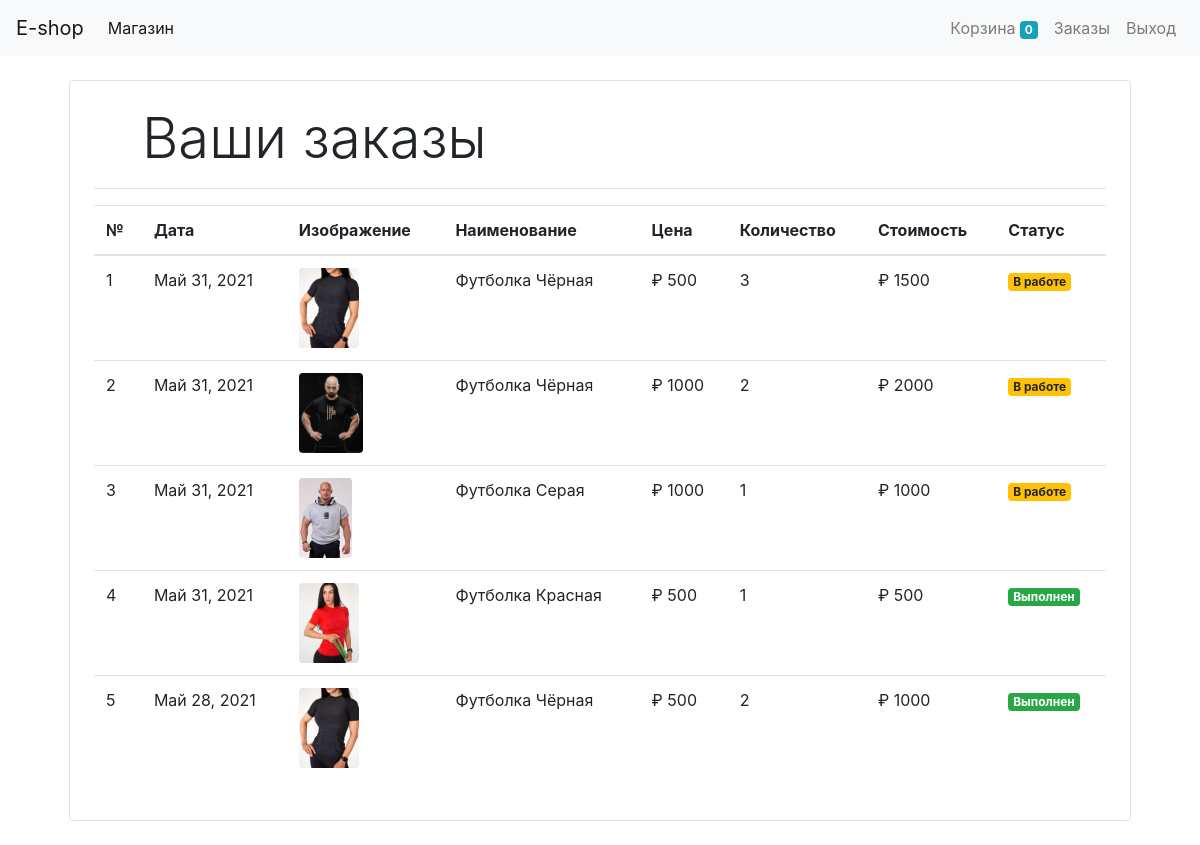
The page /orders (signed in) on the database its author committed.
### store/models/orders.py (models this page shows, shortened)
class Order(models.Model):
    product = models.ForeignKey(Product, on_delete=models.CASCADE)
    customer = models.ForeignKey(Customer, on_delete=models.CASCADE)
    quantity = models.IntegerField(default=1)
    price = models.IntegerField()
    address = models.CharField(max_length=250, default='', blank=True)
    phone = models.CharField(max_length=15, default='', blank=True)
    date = models.DateField(default=datetime.datetime.today)
    status = models.BooleanField(default=False)
    @staticmethod
    def get_orders_by_customer(customer_id):
        return Order.objects.filter(customer=customer_id).order_by('-date')

### store/models/product.py (models this page shows, shortened)
class Product(models.Model):
    category = models.ForeignKey(Category, on_delete=models.CASCADE)
    name = models.CharField(max_length=50, verbose_name='Товар')
    price = models.DecimalField(max_digits=10, decimal_places=2, default=0)
    description = models.CharField(max_length=200, default='', null=True, blank=True)
    image = models.ImageField(upload_to='uploads/products/', null=True, blank=True)

### store/middlewares/auth.py (the view)
    def middleware(request):
        return_url = request.META['PATH_INFO']
        customer = request.session.get('customer')
        if not customer:
            return redirect(f'login?return_url={return_url}')
        response = get_response(request)
        return response

### store/templatetags/custom_filter.py (called while the page is built)
@register.filter(name='currency')
def currency(number):
    return "₽ " + str(number)

@register.filter(name='multiplay')
def multiplay(qnt, price):
    return qnt * price

### store/views/orders.py (called while the page is built)
    def get(self, request):
        customer = request.session.get('customer')
        orders = Order.get_orders_by_customer(customer)
        return render(request, 'orders.html', {'orders': orders})

### store/templates/orders.html
{% extends 'base.html' %}
{% block content %}
{% load cart %}
{% load custom_filter %}
    <div class="container">
        <div class='border rounded p-4 m-4'>
            <p class="display-4 pl-4 ml-4 ">Ваши заказы</p>
            <hr>
            <table class="table">
                <thead>
                    <tr>
                        <th>№</th>
                        <th>Дата</th>
                        <th>Изображение</th>
                        <th>Наименование</th>
                        <th>Цена</th>
                        <th>Количество</th>
                        <th>Стоимость</th>
                        <th>Статус</th>
                    </tr>
                </thead>
                <tbody>
                    {% for order in orders %}
                    <tr>
                        <td>{{ forloop.counter }}</td>
                        <td>{{ order.date }}</td>
                        <td><img style="height: 80px;" class="rounded" src="{{ order.product.image.url }}" alt=""></td>
                        <td>{{ order.product.name }}</td>
                        <td>{{ order.price|currency }}</td>
                        <td>{{ order.quantity }}</td>
                        <td>{{ order.quantity|multiplay:order.price|currency }}</td>
                        {% if order.status %}
                            <td> <small class="badge badge-success">Выполнен</small></td>
                        {% else %}
                            <td><small class="badge badge-warning">В работе</small></td>
                        {% endif %}
                    </tr>
                    {% endfor %}
                </tbody>
            </table>
        </div>
    </div>
{% endblock content %}

### rows shown on the page
Order: date "Май 31, 2021", product.image (picture), product.name "Футболка Чёрная", price "₽ 500", quantity "3", quantity|multiplay "₽ 1500", status "В работе"
Order: date "Май 31, 2021", product.image (picture), product.name "Футболка Чёрная", price "₽ 1000", quantity "2", quantity|multiplay "₽ 2000", status "В работе"
Order: date "Май 31, 2021", product.image (picture), product.name "Футболка Серая", price "₽ 1000", quantity "1", quantity|multiplay "₽ 1000", status "В работе"
Order: date "Май 31, 2021", product.image (picture), product.name "Футболка Красная", price "₽ 500", quantity "1", quantity|multiplay "₽ 500", status "Выполнен"
Order: date "Май 28, 2021", product.image (picture), product.name "Футболка Чёрная", price "₽ 500", quantity "2", quantity|multiplay "₽ 1000", status "Выполнен"

### other values the page prints
{{ request.session.cart.keys|length }} "0"
